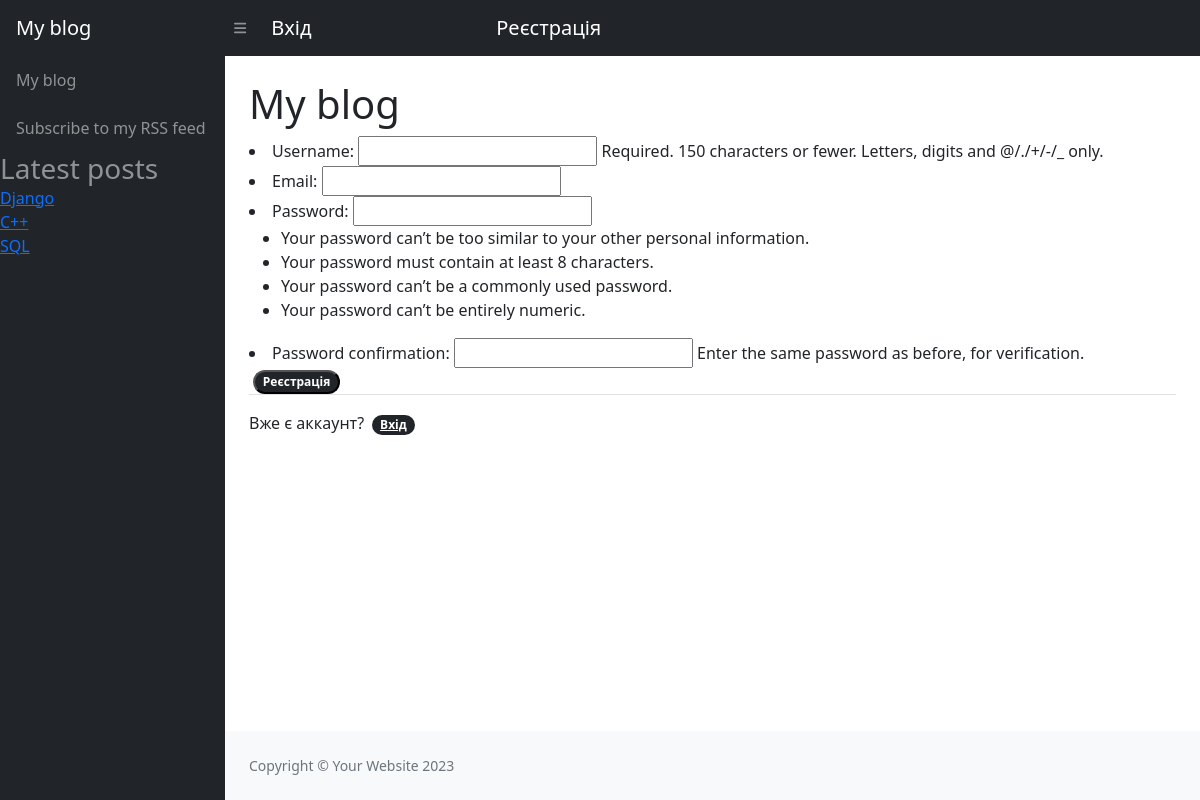
Screenshot of /register/ with the database file from the repository.
### blog/models.py (models this page shows, shortened)
class Post(models.Model):
    STATUS_CHOICES = (
        ('draft', 'Draft'),
        ('published', 'Published'),
    )
    tags = TaggableManager()
    title = models.CharField(max_length=250)
    slug = models.SlugField(max_length=250, unique_for_date='publish')
    author = models.ForeignKey(User, related_name='blog_posts', on_delete=models.CASCADE)
    body = models.TextField()
    publish = models.DateTimeField(default=timezone.now)
    created = models.DateTimeField(auto_now_add=True)
    updated = models.DateTimeField(auto_now=True)
    status = models.CharField(max_length=10, choices=STATUS_CHOICES, default='draft')
    class Meta:
        ordering = ('-publish',)
    def get_absolute_url(self):
        return reverse('blog:post_detail',
                        args=[self.publish.year,
                              self.publish.strftime('%m'),
                              self.publish.strftime('%d'),
                              self.slug])

### blog/views.py (the view)
# urls.py: path('register/', register, name='register'),
def register(request):
    if request.method == 'POST':
        form = UserRegisterForm(request.POST)
        if form.is_valid():
            form.save()
            username = form.cleaned_data.get('username')
            messages.success(request, f'Создан аккаунт {username}!')
            return redirect('login')
    else:
        form = UserRegisterForm()
    return render(request, 'users/register.html', {'form': form})

### blog/forms.py
class UserRegisterForm(UserCreationForm):
    email = forms.EmailField()
    class Meta:
        model = User
        fields = ['username', 'email', 'password1', 'password2']

### blog/templatetags/blog_tags.py (called while the page is built)
@register.simple_tag
def total_posts():
    return Post.objects.count()

@register.inclusion_tag('blog/post/latest_post.html')
def show_latest_posts(count=5):
    latest_posts = Post.objects.order_by('-publish')[:count]
    return {'latest_post': latest_posts}

### blog/templates/users/register.html (shortened to what this page needs)
{% extends "blog/base.html" %}
{% block content %}
    <div class="content-section">
        <form method="POST">
            {{ form.as_ul }}
            <div class="form-group">
                <button class="badge bg-dark text-white ms-1 rounded-pill" type="submit">Реєстрація</button>
            </div>
        </form>
        <div class="border-top pt-3">
                Вже є аккаунт? <a class="badge bg-dark text-white ms-1 rounded-pill" href="{% url 'login' %}">Вхід</a>
        </div>
    </div>
{% endblock content %}

### blog/templates/blog/post/latest_post.html
<ul class="navbar-nav">
    {% for post in latest_post %}
        <li class="nav-item active">
            <a href="{{ post.get_absolute_url }}">{{ post.title }}</a>
        </li>
    {% endfor %}
</ul>

### rows the page displays
Post: title "Django"
Post: title "C++"
Post: title "SQL"
